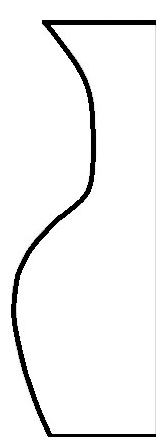
%> input picture kozeh.bmp, 156 x 437 px
$ octave e5.m   (GNU Octave 9; MATLAB toolbox functions it lacks are replaced by stand-ins)
%> lines starting %> are read from the running program, lines starting %| are printed output that depends on the picture
clc;
close all;
clear all;

image =imread('kozeh.bmp');
%> image is the input picture: size 437x156x3 uint8; min 0, max 255, mean 242.6
figure;
imshow(image);
image =rgb2gray(image);
%> image: size 437x156 uint8
figure;
imageSize=size(image);
%> imageSize = [437 156]
imageBlack =zeros(imageSize(1,1),imageSize(1,2));
imageBlack=uint8(imageBlack);
for i=1:imageSize(1,1)
    for j=1:imageSize(1,2)
        imageBlack(i,j)=image(i,imageSize(1,2)-j+1);
    end

end
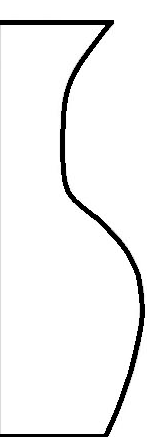
%> imageBlack: size 437x156 uint8; min 0, max 255, mean 242.6; mean of the top-left, top-right, bottom-left and bottom-right quarters 237.7, 246.3, 251, 235.2
c =cat(2,image,imageBlack);
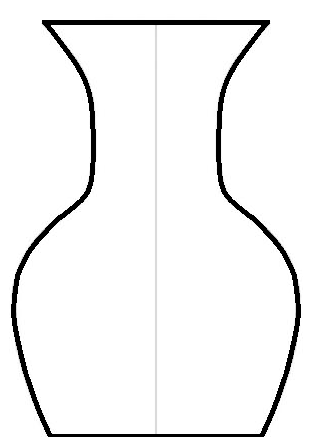
%> c: size 437x312 uint8; min 0, max 255, mean 242.6
   imshow(c);

$ run again, with Exce04.png saved as kozeh.bmp
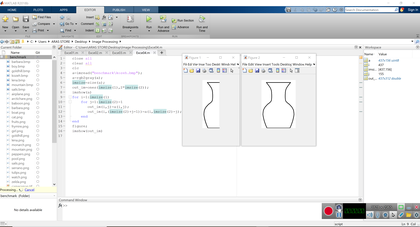
%> input picture Exce04.png, 420 x 227 px, shrunk from 3828 x 2065 before the run
%> image is the input picture: size 227x420x3 uint8; mean R, G, B 232.3, 233.5, 234.4
%> image: size 227x420 uint8
%> after the loop `for i=1:imageSize(1,1)`:
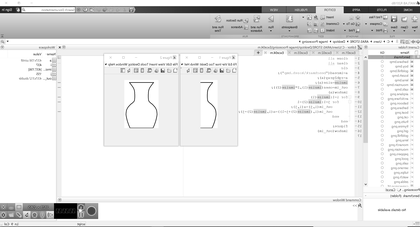
%> imageBlack: size 227x420 uint8; min 0, max 255, mean 233.2; mean of the top-left, top-right, bottom-left and bottom-right quarters 224.8, 218.8, 240.4, 248.7
%> `c =cat(2,image,imageBlack);`:
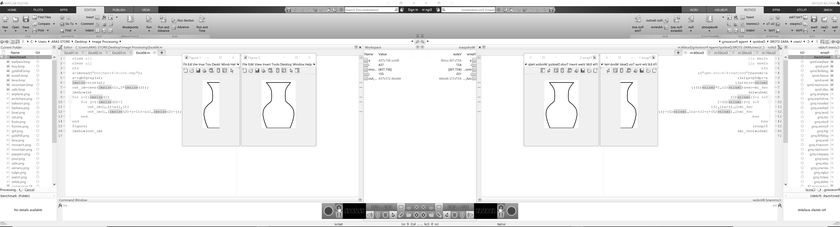
%> c: size 227x840 uint8; min 0, max 255, mean 233.2
